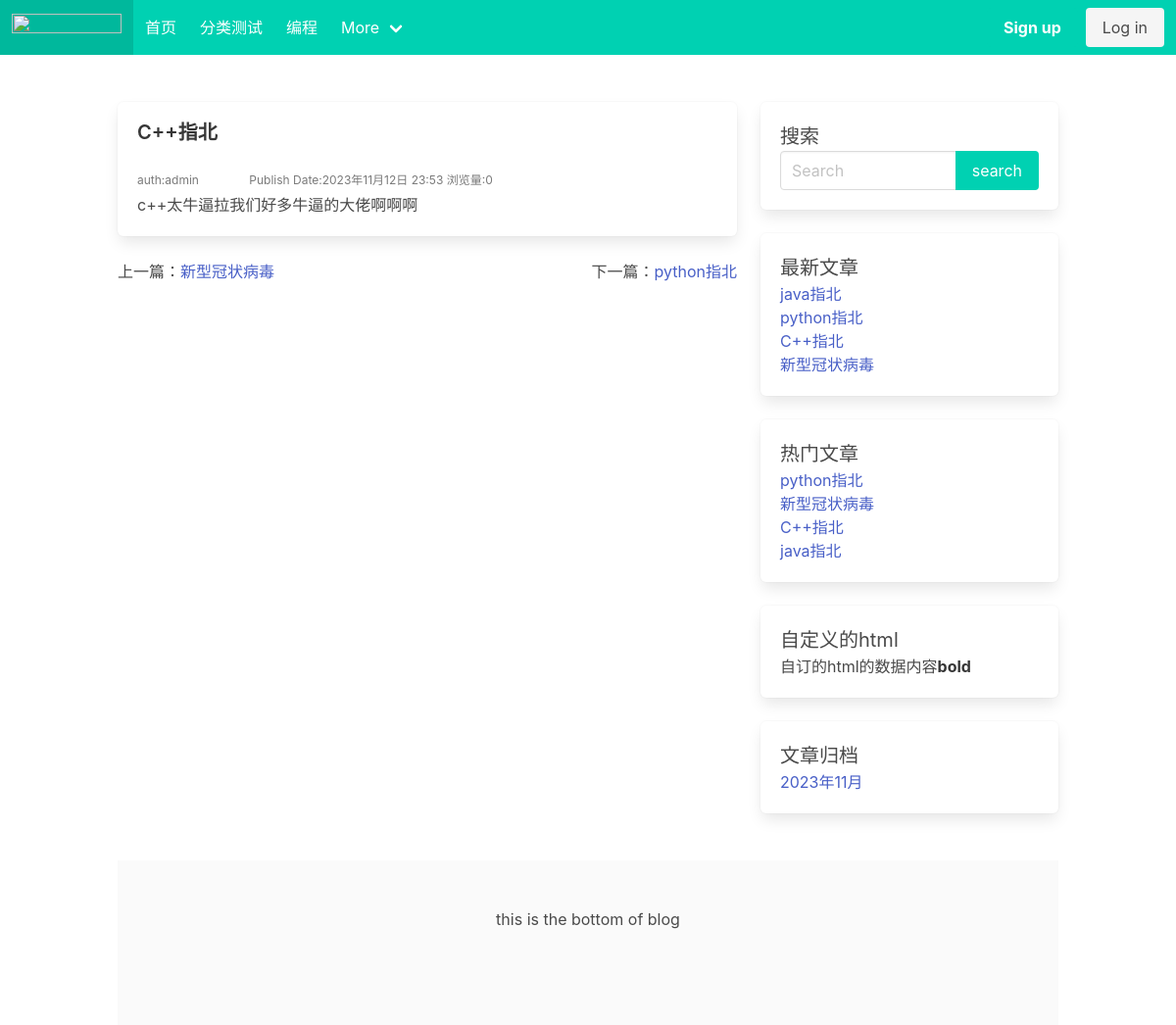
Before: /post/2/ with the older database file.
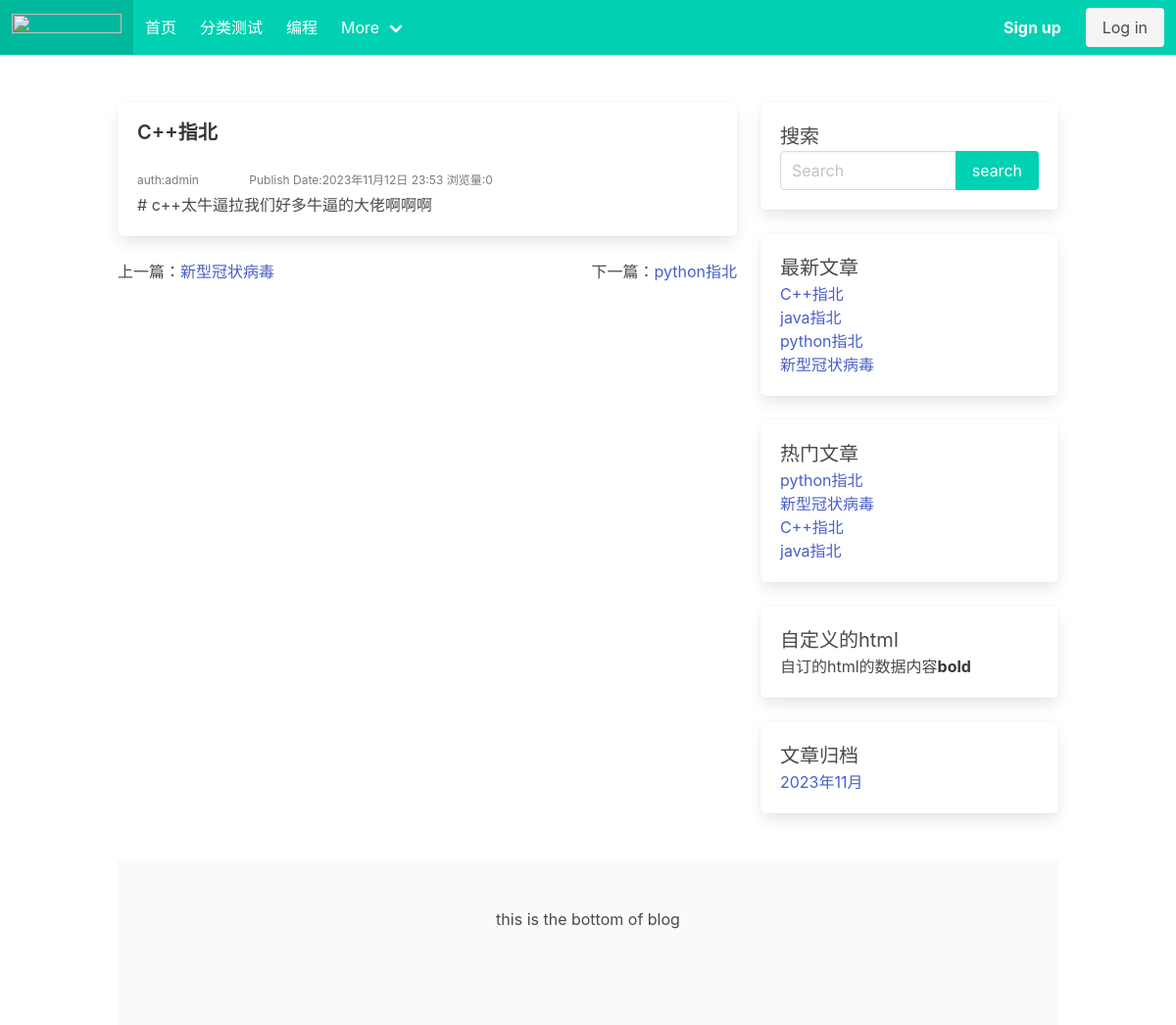
After: the same page with the newer database file.
### blog/models.py (models this page shows, shortened)
class Category(models.Model):
    name = models.CharField(max_length=32, verbose_name="分类名称")
    desc = models.TextField(max_length=200, blank=True, default='', verbose_name="分类描述")
    add_date = models.DateTimeField(auto_now_add=True, verbose_name="添加时间")
    pub_date = models.DateTimeField(auto_now=True, verbose_name="修改时间")
    class Meta:
        verbose_name = "博客分类"
        verbose_name_plural = verbose_name

class Post(models.Model):
    title = models.CharField(max_length=61, verbose_name="文章标题")
    desc = models.TextField(max_length=200, blank=True, verbose_name="文章描述")
    category = models.ForeignKey(Category, on_delete=models.CASCADE, verbose_name="分类")
    content = models.TextField(verbose_name="文章详情")
    tags = models.ForeignKey(Tag, blank=True, null=True, on_delete=models.CASCADE, verbose_name="文章标签")
    owner = models.ForeignKey(User, on_delete=models.CASCADE, verbose_name="作者")
    is_hot = models.BooleanField(default=False, verbose_name="是否热门") #手动热门
    Browse_rate = models.IntegerField(default=0, verbose_name="流量率") #浏览量
    add_date = models.DateTimeField(auto_now_add=True, verbose_name="添加时间")
    pub_date = models.DateTimeField(auto_now=True, verbose_name="修改时间")
    class Meta:
        verbose_name = "文章"
        verbose_name_plural = verbose_name

class Sidebar(models.Model):
    STATUS = (
        (1, '隐藏'),
        (2, '展示')
    )
    DISPLAY_TYPE = (
        (1, '搜索'),
        (2, '最新文章'),
        (3, '最热文章'),
        (4, '最近评论'),
        (5, '文章归档'),
        (6, 'HTML')
    )
    title = models.CharField(max_length=50, verbose_name="标题")
    display_type = models.PositiveIntegerField(default=1, choices=DISPLAY_TYPE, verbose_name="展示类型")
    content = models.CharField(max_length=500, blank=True, default='', verbose_name="内容",
                               help_text="如果设置的不是HTML类型，可为空")  # 这个字段专门给html类型的 其他为空
    sort = models.PositiveIntegerField(default=1, verbose_name="排序", help_text='序号越大越靠前')
    status = models.PositiveIntegerField(default=2, choices=STATUS, verbose_name="状态")  # 隐藏显示状态
    add_date = models.DateTimeField(auto_now_add=True, verbose_name="创建时间")
    class Meta:
        verbose_name = "侧边栏"
        verbose_name_plural = verbose_name
        ordering = ['-sort']
    @classmethod  # 类方法展示器，这个就变成了这个类的一个方法可以调用
    def get_sidebar(cls):
        return cls.objects.filter(status=2)  # 查询到所有允许展示的模块
    @property #成为一个类属性，使用时候不需要后边括号，readonly
    def get_content(self):
        if self.display_type == 1:
            context = {
            }
            return render_to_string('blog/sidebar/search.html', context=context)
        elif self.display_type == 2:
            context = {
            }
            return render_to_string('blog/sidebar/new_post.html', context=context)
        elif self.display_type == 3:
            context = {
            }
            return render_to_string('blog/sidebar/hot_post.html', context=context)
        elif self.display_type == 4:
            context = {
            }
            return render_to_string('blog/sidebar/comment.html', context=context)
        elif self.display_type == 5: #文章归档
            context = {
            }
            return render_to_string('blog/sidebar/archives.html', context=context)
        elif self.display_type == 6:  # 自定义侧边栏
            return self.content

### blog/views.py (the view)
# urls.py: path('post/<int:post_id>/', views.post_detail, name='post_detail'),
def post_detail(request, post_id):
    post = get_object_or_404(Post, id=post_id)
    prev_post = Post.objects.filter(id__lt=post_id).last()  # 上一篇queryset
    next_post = Post.objects.filter(id__gt=post_id).first()  # 下一篇queryset
    Post.objects.filter(id=post_id).update(Browse_rate=F('Browse_rate') + 1)
    context = {'post': post, 'prev_post': prev_post, 'next_post': next_post}
    return render(request, 'blog/detail.html', context)

### blog/templatetags/category.py (called while the page is built)
@register.simple_tag()
def get_category_list():
    return Category.objects.all()

@register.simple_tag()
def get_sidebar_list():
    return Sidebar.get_sidebar()

@register.simple_tag()
def get_new_post():
    return Post.objects.order_by('-pub_date')[:8]

@register.simple_tag()
def get_hot_Browse_post():
    return Post.objects.order_by('-Browse_rate')[:8]

@register.simple_tag()
def get_archives():
    return Post.objects.dates('add_date', 'month', order='DESC')[:8]

### blog/templates/blog/detail.html
{% extends 'blog/base.html' %}
{% block section%}
<div class="box">
    <h1 class="title is-size-5">{{ post.title }}</h1>
    <div class="is-size-7 has-text-grey pt-1 pb-1">
        <span class="mr-6">auth:{{ post.owner }}</span>
        <span>Publish Date:{{ post.add_date }}</span>
        <span>浏览量:{{ post.Browse_rate }}</span>
    </div>
    <div class="content">
        {{ post.content|safe }}
    </div>
</div>
<div class="level">
    <div class="level-left">
        {% if prev_post %}
        <span>上一篇：</span><a href="{% url 'blog:post_detail' prev_post.id %}" class="level-item">{{ prev_post.title }}</a>
        {% else %}
        <span class="has-text-danger-dark ">前边的区域以后再来探险吧！</span>
        {% endif %}
    </div>
    <div class="level-right">
        {% if next_post %}
        <span>下一篇：</span><a href="{% url 'blog:post_detail' next_post.id %}" class="level-item">{{ next_post.title }}</a>
        {% else %}
        <span class="has-text-danger-dark ">之后的区域也以后再来探险吧！</span>
        {% endif %}
    </div>
</div>
{% endblock %}

### blog/templates/blog/base.html (shortened to what this page needs)
<!DOCTYPE html>
{% load static category %}
<html lang="en">
<head>
    <link rel="stylesheet" href="{% static 'users/bulma.css' %}">
    <link rel="stylesheet" href="https://cdn.jsdelivr.net/npm/bulma@0.9.4/css/bulma.min.css">
</head>
<body>
<nav class="navbar is-primary" role="navigation" aria-label="main navigation">
    <div class="navbar-brand">
        <a class="navbar-item" href="https://bulma.io">
            <img src="https://bulma.io/images/bulma-logo.png" width="112" height="28">
        </a>
    </div>
    <div id="navbarBasicExample" class="navbar-menu">
        <div class="navbar-start">
            {% block navbar-start %}
            <a class="navbar-item" href="/">
                首页
            </a>
            {% get_category_list as category_list %}
            {% for category in category_list %}
            <a class="navbar-item" href="{% url 'blog:category_list' category.id %}">
                {{ category.name }}
            </a>
            {%endfor%}
            <div class="navbar-item has-dropdown is-hoverable">
                <a class="navbar-link">
                    More
                </a>
            </div>
            {% endblock %}
        </div>
        <div class="navbar-end">
            {% block navbar-end %}
            <div class="navbar-item">
                {% if user.is_authenticated %}
                <div class="buttons">
                    <a class="button is-primary" href="{% url 'users:user_profile' %}" target="_blank">
                        <strong> {{ request.user.username }}</strong>
                    </a>
                    <a href="{% url 'users:logout' %}" class="button is-primary">退出</a>
                </div>
                {% else %}
                <div class="buttons">
                    <a class="button is-primary" href="{% url 'users:register' %}" target="_blank">
                        <strong>Sign up</strong>
                    </a>
                    <a class="button is-light" href="{% url 'users:login' %}" target="_blank">
                        Log in
                    </a>
                </div>
                {% endif %}
            </div>
        </div>
        {% endblock %}
    </div>
</nav>
<section class="section">
    <div class=" container">
        <div class="columns">
            <div class="column is-8">
                {% block section %}{% endblock %}
            </div>
            <div class="column is-4">
                {% block right %}
                {% get_sidebar_list as sidebar_list %}
                {% for sidebar in sidebar_list %}
                <div class="box">
                    <h1 class="is-size-5">{{ sidebar.title }}</h1>
                    <p>{{ sidebar.get_content|safe }}</p>
                </div>
                {% endfor %}
                {% endblock %}
            </div>
        </div>
    </div>
</section>
{% block footer %}
<footer class="footer container">
    <div class="  has-text-centered">
        this is the bottom of blog
    </div>
</footer>
{% endblock %}
</body>
</html>

### blog/templates/blog/sidebar/search.html (shortened to what this page needs)
<form action="{% url 'blog:search' %}" method="get">
    <div class="field has-addons">
        <div class="control is-expanded">
             <input type="search" class="input" name="keyword" placeholder="Search" value="{{ keyword }}">
        </div>
        <div class="control">
            <input class="button is-primary" type="submit" value="search">
        </div>
    </div>
</form>

### blog/templates/blog/sidebar/new_post.html
{% load category %}
{% get_new_post as post_list %}
{% for post in post_list %}
<ul>
    <li><a href="{% url 'blog:post_detail' post.id %}">{{ post.title }}</a></li>
</ul>
{% endfor %}

### blog/templates/blog/sidebar/hot_post.html
{% load category %}
{% get_hot_Browse_post as post_list %}
{% for post in post_list %}
<ul>
    <li><a href="{% url 'blog:post_detail' post.id %}">{{ post.title }}</a></li>
</ul>
{% endfor %}

### blog/templates/blog/sidebar/archives.html
{% load category %}
{% get_archives as archives_list %}
{% for archive in archives_list %}
<ul>
    <li><a href="{% url 'blog:archives' archive.year archive.month%}">{{ archive.year }}年{{archive.month}}月</a></li>
</ul>
{% endfor %}

Changed rows visible on the page:
changed Post "C++指北": content "c++太牛逼拉我们好多牛逼的大佬啊啊啊" → "# c++太牛逼拉我们好多牛逼的大佬啊啊啊"; moves up the list
